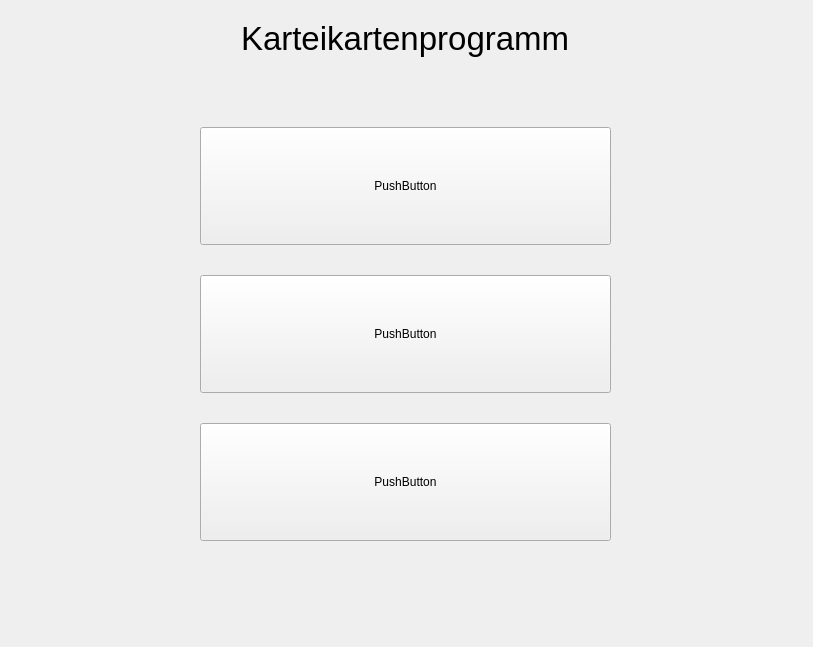
<?xml version="1.0" encoding="UTF-8"?>
<ui version="4.0">
 <class>MainWindow</class>
 <widget class="QMainWindow" name="MainWindow">
  <property name="geometry">
   <rect>
    <x>0</x>
    <y>0</y>
    <width>813</width>
    <height>647</height>
   </rect>
  </property>
  <property name="windowTitle">
   <string>MainWindow</string>
  </property>
  <property name="animated">
   <bool>true</bool>
  </property>
  <widget class="QWidget" name="Mainmenu">
   <property name="enabled">
    <bool>true</bool>
   </property>
   <widget class="QWidget" name="verticalLayoutWidget">
    <property name="geometry">
     <rect>
      <x>0</x>
      <y>0</y>
      <width>811</width>
      <height>641</height>
     </rect>
    </property>
    <layout class="QVBoxLayout" name="main_Layout" stretch="1,2">
     <property name="spacing">
      <number>10</number>
     </property>
     <property name="leftMargin">
      <number>0</number>
     </property>
     <property name="topMargin">
      <number>20</number>
     </property>
     <property name="bottomMargin">
      <number>20</number>
     </property>
     <item>
      <layout class="QHBoxLayout" name="upper_horizontal_Layout" stretch="0">
       <property name="spacing">
        <number>6</number>
       </property>
       <property name="leftMargin">
        <number>100</number>
       </property>
       <property name="topMargin">
        <number>0</number>
       </property>
       <property name="rightMargin">
        <number>100</number>
       </property>
       <property name="bottomMargin">
        <number>0</number>
       </property>
       <item>
        <widget class="QLabel" name="title_label">
         <property name="sizePolicy">
          <sizepolicy hsizetype="Fixed" vsizetype="Fixed">
           <horstretch>0</horstretch>
           <verstretch>0</verstretch>
          </sizepolicy>
         </property>
         <property name="font">
          <font>
           <pointsize>25</pointsize>
          </font>
         </property>
         <property name="text">
          <string>Karteikartenprogramm</string>
         </property>
        </widget>
       </item>
      </layout>
     </item>
     <item>
      <layout class="QHBoxLayout" name="lower_horizontal_Layout" stretch="0">
       <property name="leftMargin">
        <number>200</number>
       </property>
       <property name="rightMargin">
        <number>200</number>
       </property>
       <item>
        <layout class="QVBoxLayout" name="vertical_button_layout">
         <property name="spacing">
          <number>30</number>
         </property>
         <property name="topMargin">
          <number>60</number>
         </property>
         <property name="bottomMargin">
          <number>80</number>
         </property>
         <item>
          <widget class="QPushButton" name="learning_button">
           <property name="sizePolicy">
            <sizepolicy hsizetype="Expanding" vsizetype="Expanding">
             <horstretch>0</horstretch>
             <verstretch>0</verstretch>
            </sizepolicy>
           </property>
           <property name="text">
            <string>PushButton</string>
           </property>
          </widget>
         </item>
         <item>
          <widget class="QPushButton" name="decks_button">
           <property name="sizePolicy">
            <sizepolicy hsizetype="Expanding" vsizetype="Expanding">
             <horstretch>0</horstretch>
             <verstretch>0</verstretch>
            </sizepolicy>
           </property>
           <property name="text">
            <string>PushButton</string>
           </property>
          </widget>
         </item>
         <item>
          <widget class="QPushButton" name="exit_button">
           <property name="sizePolicy">
            <sizepolicy hsizetype="Expanding" vsizetype="Expanding">
             <horstretch>0</horstretch>
             <verstretch>0</verstretch>
            </sizepolicy>
           </property>
           <property name="text">
            <string>PushButton</string>
           </property>
          </widget>
         </item>
        </layout>
       </item>
      </layout>
     </item>
    </layout>
   </widget>
  </widget>
 </widget>
 <resources/>
 <connections/>
</ui>
